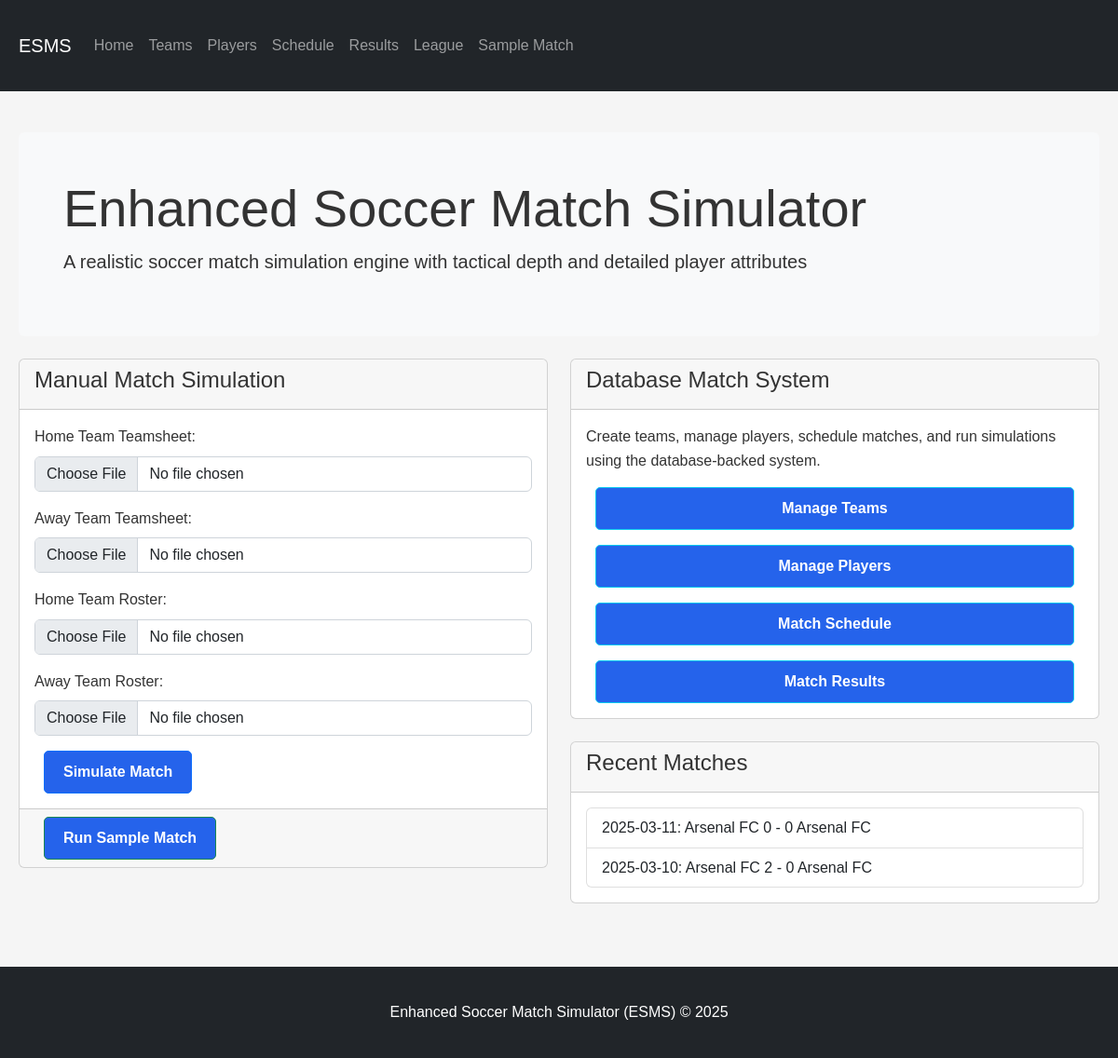
The page / on the database its author committed.
### esms/models/match.py (models this page shows, shortened)
class Match(db.Model):
    id = db.Column(db.Integer, primary_key=True)
    home_team_id = db.Column(db.Integer, db.ForeignKey('team.id'), nullable=False)
    away_team_id = db.Column(db.Integer, db.ForeignKey('team.id'), nullable=False)
    scheduled_time = db.Column(db.DateTime, default=datetime.utcnow)
    completed = db.Column(db.Boolean, default=False)
    home_score = db.Column(db.Integer, default=0)
    away_score = db.Column(db.Integer, default=0)
    home_team = db.relationship('Team', foreign_keys=[home_team_id], backref='home_matches')
    away_team = db.relationship('Team', foreign_keys=[away_team_id], backref='away_matches')
    match_events = db.relationship('MatchEvent', backref='match', lazy='dynamic')

### esms/models/team.py (models this page shows, shortened)
class Team(db.Model):
    id = db.Column(db.Integer, primary_key=True)
    name = db.Column(db.String(100), nullable=False, unique=True)
    tactic = db.Column(db.String(1), default='N')  # N, A, D, P, C
    formation = db.Column(db.String(10), default='4-4-2')
    created_at = db.Column(db.DateTime, default=datetime.utcnow)

### esms/routes/main.py (the view)
@main_bp.route('/')
def index():
    recent_matches = Match.query.filter_by(completed=True).order_by(Match.scheduled_time.desc()).limit(5).all()
    return render_template('index.html', matches=recent_matches)

### app.py (called while the page is built)
@app.context_processor
def utility_processor():
    return dict(get_country_code=get_country_code)

### templates/index.html (shortened to what this page needs)
{% extends "base.html" %}
{% block content %}
<div class="container mt-4">
    <div class="jumbotron bg-light p-5 rounded">
        <h1 class="display-4">Enhanced Soccer Match Simulator</h1>
        <p class="lead">A realistic soccer match simulation engine with tactical depth and detailed player attributes</p>
    </div>
    <div class="row mt-4">
        <div class="col-md-6">
            <div class="card">
                <div class="card-header">
                    <h4>Manual Match Simulation</h4>
                </div>
                <div class="card-body">
                    <form action="{{ url_for('match.simulate') }}" method="post" enctype="multipart/form-data">
                        <div class="mb-3">
                            <label for="home_teamsheet" class="form-label">Home Team Teamsheet:</label>
                            <input type="file" class="form-control" id="home_teamsheet" name="home_teamsheet" required>
                        </div>
                        <div class="mb-3">
                            <label for="away_teamsheet" class="form-label">Away Team Teamsheet:</label>
                            <input type="file" class="form-control" id="away_teamsheet" name="away_teamsheet" required>
                        </div>
                        <div class="mb-3">
                            <label for="home_roster" class="form-label">Home Team Roster:</label>
                            <input type="file" class="form-control" id="home_roster" name="home_roster" required>
                        </div>
                        <div class="mb-3">
                            <label for="away_roster" class="form-label">Away Team Roster:</label>
                            <input type="file" class="form-control" id="away_roster" name="away_roster" required>
                        </div>
                        <button type="submit" class="btn btn-primary">Simulate Match</button>
                    </form>
                </div>
                <div class="card-footer">
                    <a href="{{ url_for('match.sample') }}" class="btn btn-success">Run Sample Match</a>
                </div>
            </div>
        </div>
        <div class="col-md-6">
            <div class="card mb-4">
                <div class="card-header">
                    <h4>Database Match System</h4>
                </div>
                <div class="card-body">
                    <p>Create teams, manage players, schedule matches, and run simulations using the database-backed system.</p>
                    <div class="d-grid gap-2">
                        <a href="{{ url_for('team.list_teams') }}" class="btn btn-info mb-2">Manage Teams</a>
                        <a href="{{ url_for('player.list_players') }}" class="btn btn-info mb-2">Manage Players</a>
                        <a href="{{ url_for('match.schedule') }}" class="btn btn-info mb-2">Match Schedule</a>
                        <a href="{{ url_for('match.list_results') }}" class="btn btn-info">Match Results</a>
                    </div>
                </div>
            </div>
            <div class="card">
                <div class="card-header">
                    <h4>Recent Matches</h4>
                </div>
                <div class="card-body">
                    {% set matches = matches|default([]) %}
                    {% if matches %}
                        <ul class="list-group">
                            {% for match in matches %}
                                <li class="list-group-item">
                                    {{ match.scheduled_time.strftime('%Y-%m-%d') }}:
                                    {{ match.home_team.name }} {{ match.home_score }} - {{ match.away_score }} {{ match.away_team.name }}
                                </li>
                            {% endfor %}
                        </ul>
                    {% else %}
                        <p>No recent matches found. Start simulating matches to see results here.</p>
                    {% endif %}
                </div>
            </div>
        </div>
    </div>
</div>
{% endblock %}

### static/style.css (style rules this page uses)
body { font-family: 'Arial', sans-serif; line-height: 1.6; color: #333; background-color: #f5f5f5; margin: 0; padding: 0; }
.container { max-width: 1200px; margin: 0 auto; padding: 20px; }
.btn { display: inline-block; padding: 10px 20px; background-color: #2563eb; color: white; text-decoration: none; border-radius: 5px; font-weight: bold; margin: 0 10px; transition: background-color 0.3s; }

### rows shown on the page
Match: scheduled_time "2025-03-11", home_team.name "Arsenal FC", home_score "0", away_score "0", away_team.name "Arsenal FC"
Match: scheduled_time "2025-03-10", home_team.name "Arsenal FC", home_score "2", away_score "0", away_team.name "Arsenal FC"
